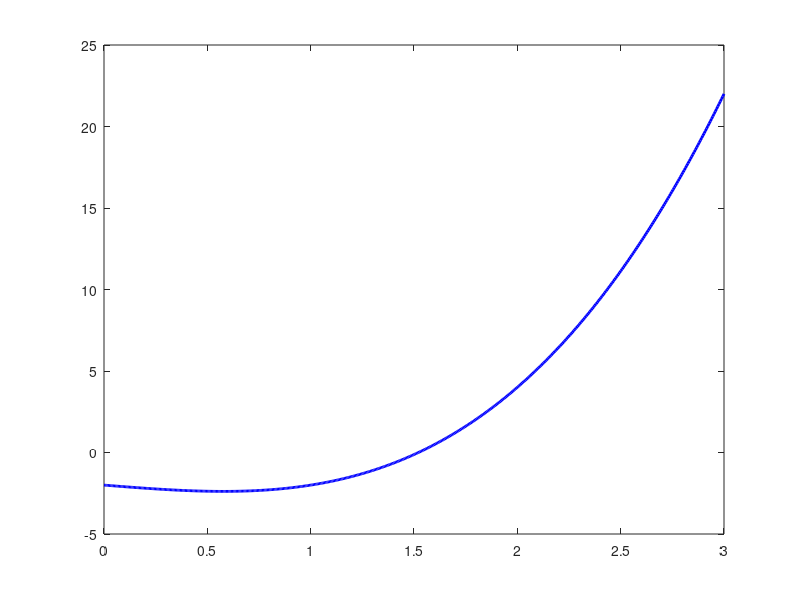

MATLAB code for this plot: (Note: this script raises an error after producing the figure.)
% x3_minus_x_minus2.m
% Fonksiyon: f(x) = x^3 - x - 2

f = @(x) x.^3 - x - 2;

% Grafik aralığı
x = linspace(0, 3, 500);
y = f(x);

% Fonksiyon grafiği
figure;
plot(x, y, 'b-', 'LineWidth', 2); hold on;
yline(0, 'k--'); % x ekseni çizgisi

% Kök bulma (fzero ile)
root = fzero(f, [1, 2]);
plot(root, f(root), 'ro', 'MarkerSize', 8, 'DisplayName', 'Kök');

% Grafik süslemeleri
xlabel('x');
ylabel('f(x)');
title('f(x) = x^3 - x - 2 fonksiyonunun grafiği');
legend('f(x)', 'x ekseni', 'Kök');
grid on;

% Sonucu yazdır
fprintf('Yaklaşık kök: %.10f\n', root);